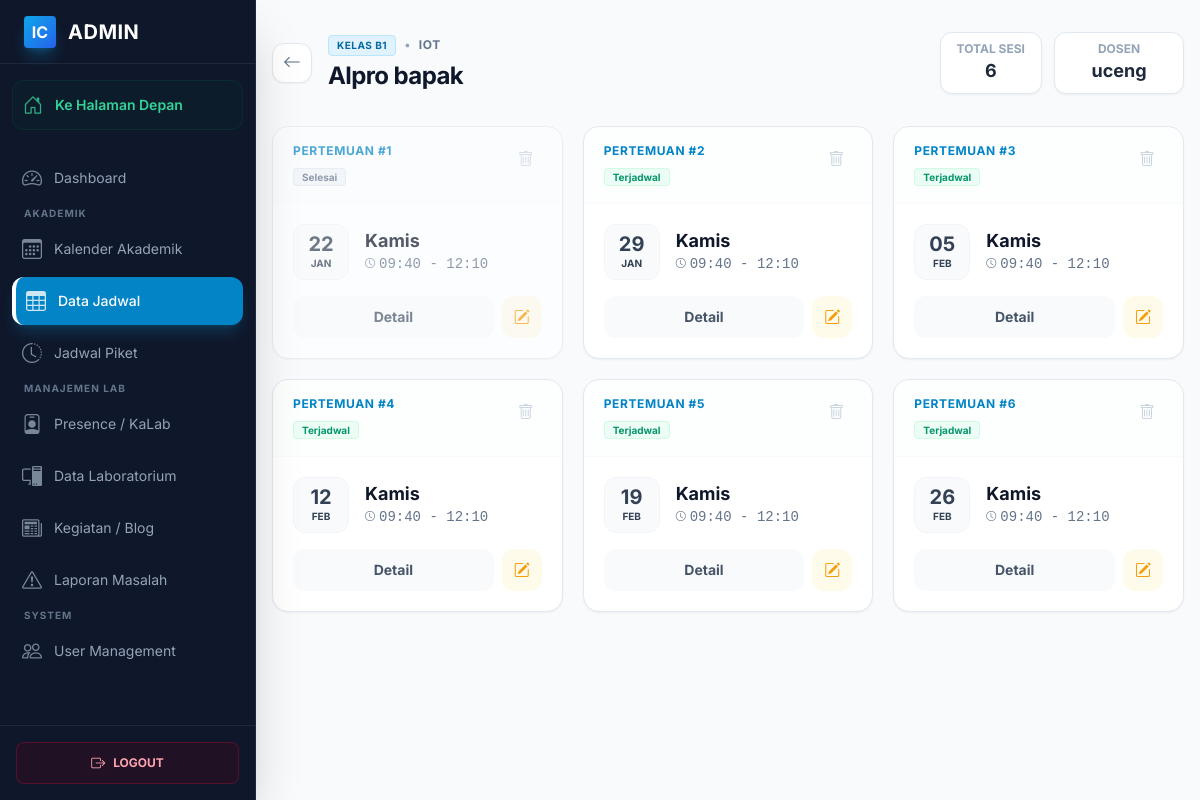
Screenshot of /public/admin/schedules/3/sessions (signed in) with the database file from the repository.
### tables this page shows
CREATE TABLE `course_plans` (
  `id` int(11) NOT NULL AUTO_INCREMENT,
  `laboratory_id` int(11) NOT NULL,
  `course_name` varchar(100) NOT NULL,
  `program_study` varchar(100) DEFAULT NULL,
  `semester` int(11) DEFAULT NULL,
  `class_code` varchar(20) DEFAULT NULL,
  `lecturer_name` varchar(100) NOT NULL,
  `lecturer_photo` varchar(255) DEFAULT NULL,
  `assistant_1_name` varchar(100) DEFAULT NULL,
  `assistant_1_photo` varchar(255) DEFAULT NULL,
  `assistant_2_name` varchar(100) DEFAULT NULL,
  `assistant_2_photo` varchar(255) DEFAULT NULL,
  `day` enum('Monday','Tuesday','Wednesday','Thursday','Friday','Saturday','Sunday') NOT NULL,
  `start_time` time NOT NULL,
  `end_time` time NOT NULL,
  `total_meetings` int(11) DEFAULT 14,
  `description` text DEFAULT NULL,
  `created_at` timestamp NOT NULL DEFAULT current_timestamp(),
  PRIMARY KEY (`id`),
  KEY `laboratory_id` (`laboratory_id`),
  CONSTRAINT `course_plans_ibfk_1` FOREIGN KEY (`laboratory_id`) REFERENCES `laboratories` (`id`) ON DELETE CASCADE
);

CREATE TABLE `laboratories` (
  `id` int(11) NOT NULL AUTO_INCREMENT,
  `lab_name` varchar(100) NOT NULL,
  `image` varchar(255) DEFAULT NULL,
  `description` text DEFAULT NULL,
  `pc_count` int(11) DEFAULT 0,
  `tv_count` int(11) DEFAULT 0,
  `capacity` int(11) DEFAULT 0,
  `status` enum('active','maintenance','inactive') DEFAULT 'active',
  `location` varchar(100) DEFAULT NULL,
  `building` varchar(50) DEFAULT NULL,
  `floor` varchar(10) DEFAULT NULL,
  `room_number` varchar(20) DEFAULT NULL,
  PRIMARY KEY (`id`)
);

CREATE TABLE `schedule_sessions` (
  `id` int(11) NOT NULL AUTO_INCREMENT,
  `course_plan_id` int(11) NOT NULL,
  `meeting_number` int(11) NOT NULL,
  `session_date` date NOT NULL,
  `start_time` time NOT NULL,
  `end_time` time NOT NULL,
  `topic` varchar(255) DEFAULT NULL,
  `status` enum('scheduled','ongoing','completed','cancelled','rescheduled') DEFAULT 'scheduled',
  `is_replacement` tinyint(1) DEFAULT 0,
  PRIMARY KEY (`id`),
  KEY `course_plan_id` (`course_plan_id`),
  KEY `idx_session_date` (`session_date`),
  KEY `idx_session_time` (`start_time`,`end_time`),
  CONSTRAINT `schedule_sessions_ibfk_1` FOREIGN KEY (`course_plan_id`) REFERENCES `course_plans` (`id`) ON DELETE CASCADE
);

### app/controllers/AdminController.php (called while the page is built, shortened)
<?php
class AdminController extends Controller
{
    public function listScheduleSessions($id)
    {
        $scheduleModel = $this->model('LabScheduleModel');
        $plan = $scheduleModel->getScheduleDetail($id);
        $sessions = $scheduleModel->getSessionsByPlanId($id);
        $data = [
            'plan' => $plan,
            'sessions' => $sessions
        ];
        $this->view('admin/schedules/sessions', $data);
    }
}

### app/core/Router.php (called while the page is built, shortened)
<?php
class Router {
    private $routes = [];
    private $params = [];
    private function addRoute($method, $uri, $controller) {
        $this->routes[] = [
            'method' => $method,
            'uri' => $uri,
            'controller' => $controller
        ];
    }
    public function dispatch() {
        $requestMethod = $_SERVER['REQUEST_METHOD'];
        $requestUri = $this->getRequestUri();
        foreach ($this->routes as $route) {
            if ($route['method'] !== $requestMethod) {
                continue;
            }
            if ($this->matchRoute($route['uri'], $requestUri)) {
                return $this->callController($route['controller']);
            }
        }
    }
    private function getRequestUri() {
        $uri = $_GET['url'] ?? '/';
        $uri = '/' . trim($uri, '/');
        return $uri;
    }
    private function matchRoute($pattern, $uri) {
        $pattern = preg_replace('/\/:([^\/]+)/', '/(?P<$1>[^/]+)', $pattern);
        $pattern = '#^' . $pattern . '$#';
        if (preg_match($pattern, $uri, $matches)) {
            $this->params = array_filter($matches, 'is_string', ARRAY_FILTER_USE_KEY);
            return true;
        }
        return false;
    }
    private function callController($controllerString) {
        list($controllerName, $method) = explode('@', $controllerString);
        $controller = new $controllerName();
        call_user_func_array([$controller, $method], $this->params);
    }
}

### public/index.php (called while the page is built, shortened)
<?php
require_once APP_PATH . '/core/Router.php';
require_once APP_PATH . '/core/Controller.php';
require_once APP_PATH . '/core/Model.php';
require_once APP_PATH . '/config/database.php';
require_once APP_PATH . '/helpers/functions.php';
$router = new Router();
$router->dispatch();

### app/helpers/functions.php (called while the page is built, shortened)
<?php
function e($string) {
    return htmlspecialchars($string, ENT_QUOTES, 'UTF-8');
}
function url($path = '') {
    return BASE_URL . '/' . ltrim($path, '/');
}

### app/config/database.php (called while the page is built, shortened)
<?php
function getDBConnection()
{
    static $pdo = null;
    if ($pdo === null) {
        try {
            $dsn = "mysql:host=" . DB_HOST . ";port=" . DB_PORT . ";dbname=" . DB_NAME . ";charset=" . DB_CHARSET;
            $options = [
                PDO::ATTR_ERRMODE            => PDO::ERRMODE_EXCEPTION,
                PDO::ATTR_DEFAULT_FETCH_MODE => PDO::FETCH_ASSOC,
                PDO::ATTR_EMULATE_PREPARES   => false,
            ];
            $pdo = new PDO($dsn, DB_USER, DB_PASS, $options);
        } catch (PDOException $e) {
            die("Database connection failed: " . $e->getMessage());
        }
    }
    return $pdo;
}

### app/models/LabScheduleModel.php (called while the page is built, shortened)
<?php
class LabScheduleModel extends Model
{
    public function getScheduleDetail($id)
    {
        $sql = "SELECT cp.*, l.lab_name, l.location
                FROM course_plans cp
                JOIN laboratories l ON cp.laboratory_id = l.id
                WHERE cp.id = ?";
        return $this->queryOne($sql, [$id]);
    }
    public function getSessionsByPlanId($planId)
    {
        $sql = "SELECT ss.*, cp.course_name, l.lab_name
                FROM schedule_sessions ss
                JOIN course_plans cp ON ss.course_plan_id = cp.id
                JOIN laboratories l ON cp.laboratory_id = l.id
                WHERE ss.course_plan_id = ?
                ORDER BY ss.meeting_number ASC, ss.session_date ASC";
        return $this->query($sql, [$planId]);
    }
}

### app/core/Model.php (called while the page is built, shortened)
<?php
class Model {
    protected $db;
    public function __construct() {
        $this->db = getDBConnection();
    }
    public function query($sql, $params = []) {
        $stmt = $this->db->prepare($sql);
        $stmt->execute($params);
        return $stmt->fetchAll();
    }
    public function queryOne($sql, $params = []) {
        $stmt = $this->db->prepare($sql);
        $stmt->execute($params);
        return $stmt->fetch();
    }
}

### app/views/admin/schedules/sessions.php (the view, shortened to what this page needs)
<?php include APP_PATH . '/views/layouts/header.php'; ?>
<div class="antialiased bg-slate-50 min-h-screen">
    <?php include APP_PATH . '/views/layouts/sidebar.php'; ?>
    <main class="p-4 sm:ml-64 pt-8 transition-all duration-300">
        <div class="max-w-7xl mx-auto">
            <div class="flex flex-col md:flex-row justify-between items-start md:items-center mb-8 gap-4">
                <div class="flex items-center gap-4">
                    <a href="<?= url('/admin/schedules') ?>"
                        class="w-10 h-10 flex items-center justify-center rounded-xl bg-white border border-slate-200 text-slate-500 hover:text-primary-600 hover:border-primary-200 shadow-sm transition-all"
                        title="Kembali ke Daftar Matkul">
                        <i class="bi bi-arrow-left text-lg"></i>
                    </a>
                    <div>
                        <div class="flex items-center gap-2">
                            <span
                                class="bg-primary-100 text-primary-700 text-[10px] font-bold px-2 py-0.5 rounded border border-primary-200 uppercase tracking-wider">
                                Kelas <?= e($plan['class_code']) ?>
                            </span>
                            <span class="text-slate-400 text-xs">•</span>
                            <span
                                class="text-slate-500 text-xs font-bold uppercase tracking-wider"><?= e($plan['lab_name']) ?></span>
                        </div>
                        <h1 class="text-2xl font-bold tracking-tight text-slate-900 mt-1">
                            <?= e($plan['course_name']) ?>
                        </h1>
                    </div>
                </div>
                <div class="flex gap-3">
                    <div class="bg-white px-4 py-2 rounded-xl border border-slate-200 shadow-sm text-center">
                        <span class="block text-xs text-slate-400 font-bold uppercase">Total Sesi</span>
                        <span class="block text-lg font-bold text-slate-800"><?= count($sessions) ?></span>
                    </div>
                    <div class="bg-white px-4 py-2 rounded-xl border border-slate-200 shadow-sm text-center">
                        <span class="block text-xs text-slate-400 font-bold uppercase">Dosen</span>
                        <span
                            class="block text-lg font-bold text-slate-800 text-ellipsis overflow-hidden w-24 whitespace-nowrap"
                            title="<?= e($plan['lecturer_name']) ?>">
                            <?= explode(' ', e($plan['lecturer_name']))[0] ?>
                        </span>
                    </div>
                </div>
            </div>
            <?php if (!empty($sessions)): ?>
            <div class="grid grid-cols-1 md:grid-cols-2 lg:grid-cols-3 xl:grid-cols-4 gap-5">
                <?php foreach ($sessions as $session): ?>
                <?php
                        $dateObj = new DateTime($session['session_date']);
                        $dayName = $dateObj->format('l');
                        $daysID = ['Monday' => 'Senin', 'Tuesday' => 'Selasa', 'Wednesday' => 'Rabu', 'Thursday' => 'Kamis', 'Friday' => 'Jumat', 'Saturday' => 'Sabtu', 'Sunday' => 'Minggu'];
                        $dayIndo = $daysID[$dayName] ?? $dayName;
                        $isPast = $dateObj < new DateTime('today');
                        $cardOpacity = $isPast ? 'opacity-70 hover:opacity-100' : 'opacity-100';
                        $statusBadge = $isPast
                            ? '<span class="text-[10px] bg-slate-100 text-slate-500 px-2 py-0.5 rounded border border-slate-200 font-bold">Selesai</span>'
                            : '<span class="text-[10px] bg-emerald-50 text-emerald-600 px-2 py-0.5 rounded border border-emerald-100 font-bold">Terjadwal</span>';
                        ?>
                <div
                    class="group bg-white rounded-2xl border border-slate-200 shadow-sm hover:shadow-md hover:border-primary-300 transition-all duration-300 relative overflow-hidden <?= $cardOpacity ?>">
                    <div class="px-5 py-4 border-b border-slate-50 flex justify-between items-start bg-slate-50/30">
                        <div>
                            <span class="text-xs font-bold text-primary-600 uppercase tracking-wider block mb-1">
                                Pertemuan #<?= $session['meeting_number'] ?>
                            </span>
                            <?= $statusBadge ?>
                        </div>
                        <form method="POST" action="<?= url('/admin/sessions/' . $session['id'] . '/delete') ?>"
                            onsubmit="return confirm('Hapus HANYA sesi tanggal <?= $dateObj->format('d M Y') ?> ini?');">
                            <button type="submit"
                                class="w-8 h-8 rounded-lg flex items-center justify-center text-slate-300 hover:text-rose-500 hover:bg-rose-50 transition-colors"
                                title="Hapus Sesi Ini">
                                <i class="bi bi-trash"></i>
                            </button>
                        </form>
                    </div>
                    <div class="p-5">
                        <div class="flex items-center gap-4 mb-4">
                            <div
                                class="flex flex-col items-center justify-center w-14 h-14 bg-slate-50 rounded-xl border border-slate-100 text-slate-700 group-hover:bg-primary-50 group-hover:text-primary-700 group-hover:border-primary-100 transition-colors">
                                <span class="text-xl font-bold leading-none"><?= $dateObj->format('d') ?></span>
                                <span class="text-[10px] font-bold uppercase mt-0.5"><?= $dateObj->format('M') ?></span>
                            </div>
                            <div>
                                <h3 class="font-bold text-slate-900 text-lg leading-tight"><?= $dayIndo ?></h3>
                                <p class="text-sm font-mono text-slate-500 mt-0.5 flex items-center gap-1">
                                    <i class="bi bi-clock text-[10px]"></i>
                                    <?= date('H:i', strtotime($session['start_time'])) ?> -
                                    <?= date('H:i', strtotime($session['end_time'])) ?>
                                </p>
                            </div>
                        </div>
                        <div class="flex gap-2">
                            <a href="<?= url('/admin/sessions/' . $session['id']) ?>"
                                class="flex-1 py-2.5 text-center text-sm font-bold text-slate-600 bg-slate-50 rounded-xl border border-transparent hover:bg-white hover:border-slate-200 hover:shadow-sm transition-all">
                                Detail
                            </a>
                            <a href="<?= url('/admin/sessions/' . $session['id'] . '/edit') ?>"
                                class="w-10 flex items-center justify-center text-amber-500 bg-amber-50 rounded-xl border border-transparent hover:bg-amber-100 hover:border-amber-200 transition-all"
                                title="Reschedule">
                                <i class="bi bi-pencil-square"></i>
                            </a>
                        </div>
                    </div>
                </div>
                <?php endforeach; ?>
            </div>
            <?php endif; ?>
        </div>
    </main>
</div>

### public/assets/css/style.css (style rules this page uses)
:root { --primary-color: #2563eb; --secondary-color: #475569; --success-color: #10b981; --danger-color: #ef4444; --warning-color: #f59e0b; --light-bg: #f8fafc; --dark-text: #1e293b; --border-color: #e2e8f0; }
* { margin: 0; padding: 0; box-sizing: border-box; }
body { font-family: 'Segoe UI', Tahoma, Geneva, Verdana, sans-serif; background-color: var(--light-bg); color: var(--dark-text); line-height: 1.6; }
.text-center { text-align: center; }
.mb-4 { margin-bottom: 2rem; }

### app/views/layouts/header.php (style rules this page uses)
body { font-family: 'Inter', sans-serif; }

### rows the page displays
course_plans: class_code "B1", laboratory.lab_name "IOT", course_name "Alpro bapak", lecturer_name "uceng"
schedule_sessions: meeting_number "1", shows "Selesai", session_date "22", session_date "JAN", session_date "Kamis", start_time "09:40", end_time "12:10"
schedule_sessions: meeting_number "2", shows "Terjadwal", session_date "29", session_date "JAN", session_date "Kamis", start_time "09:40", end_time "12:10"
schedule_sessions: meeting_number "3", shows "Terjadwal", session_date "05", session_date "FEB", session_date "Kamis", start_time "09:40", end_time "12:10"
schedule_sessions: meeting_number "4", shows "Terjadwal", session_date "12", session_date "FEB", session_date "Kamis", start_time "09:40", end_time "12:10"
schedule_sessions: meeting_number "5", shows "Terjadwal", session_date "19", session_date "FEB", session_date "Kamis", start_time "09:40", end_time "12:10"
schedule_sessions: meeting_number "6", shows "Terjadwal", session_date "26", session_date "FEB", session_date "Kamis", start_time "09:40", end_time "12:10"

### other values shown
count($sessions) "6"
